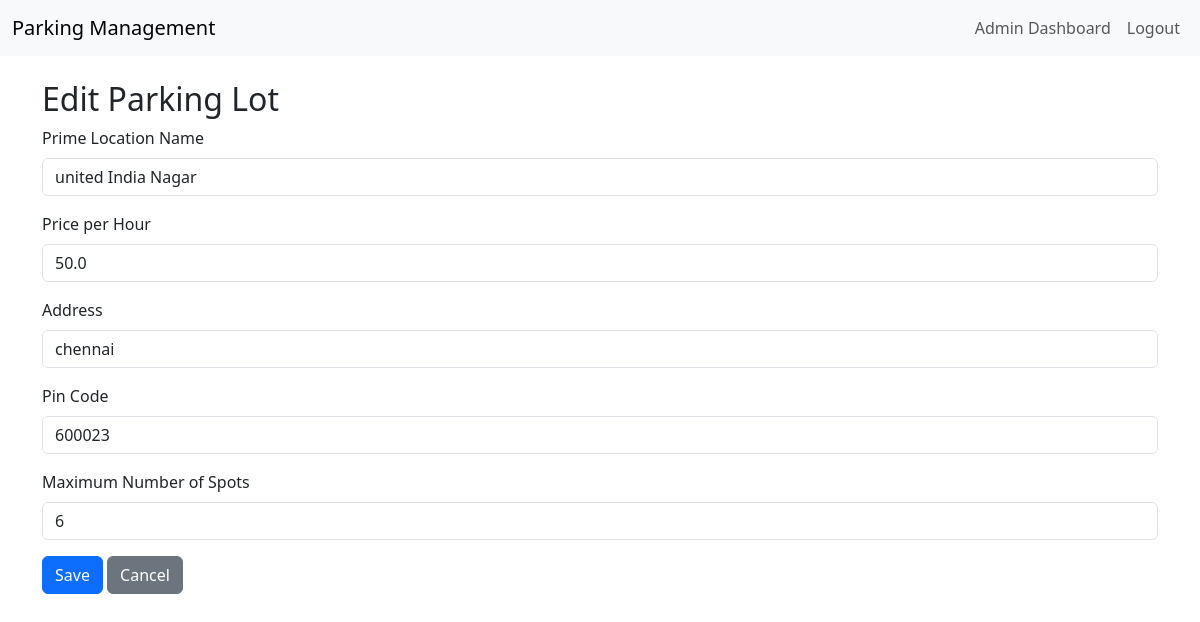
Page /admin/edit_lot/1 (signed in) on the committed database.
### models.py (models this page shows)
class ParkingLot(db.Model):
    id = db.Column(db.Integer, primary_key=True)
    prime_location_name = db.Column(db.String(100), nullable=False)
    price = db.Column(db.Float, nullable=False)
    address = db.Column(db.String(200), nullable=False)
    pin_code = db.Column(db.String(10), nullable=False)
    maximum_number_of_spots = db.Column(db.Integer, nullable=False)

### app.py (the view, shortened to what this page needs)
@app.route('/admin/edit_lot/<int:lot_id>', methods=['GET', 'POST'])
def edit_lot(lot_id):
    user = get_current_user()
    if not user or user.role != 'admin':
        return redirect(url_for('login'))
    lot = ParkingLot.query.get_or_404(lot_id)
    return render_template('edit_lot.html', lot=lot)

### app.py (called while the page is built)
def get_current_user():
    if 'user_id' in session:
        user = User.query.get(session['user_id'])
        print(f"Current user: {user.username if user else 'None'}")
        return user
    print("No user_id in session")
    return None

@app.context_processor
def utility_processor():
    return dict(get_current_user=get_current_user)

### templates/edit_lot.html
{% extends "base.html" %}
{% block content %}
<h2>Edit Parking Lot</h2>
<form method="POST" action="{{ url_for('edit_lot', lot_id=lot.id) }}">
    <div class="mb-3">
        <label for="name" class="form-label">Prime Location Name</label>
        <input type="text" class="form-control" id="name" name="name" value="{{ lot.prime_location_name }}" required>
    </div>
    <div class="mb-3">
        <label for="price" class="form-label">Price per Hour</label>
        <input type="number" step="0.01" class="form-control" id="price" name="price" value="{{ lot.price }}" required>
    </div>
    <div class="mb-3">
        <label for="address" class="form-label">Address</label>
        <input type="text" class="form-control" id="address" name="address" value="{{ lot.address }}" required>
    </div>
    <div class="mb-3">
        <label for="pincode" class="form-label">Pin Code</label>
        <input type="text" class="form-control" id="pincode" name="pincode" value="{{ lot.pin_code }}" required>
    </div>
    <div class="mb-3">
        <label for="max_spots" class="form-label">Maximum Number of Spots</label>
        <input type="number" class="form-control" id="max_spots" name="max_spots" value="{{ lot.maximum_number_of_spots }}" required>
    </div>
    <button type="submit" class="btn btn-primary">Save</button>
    <a href="{{ url_for('admin_dashboard') }}" class="btn btn-secondary">Cancel</a>
</form>
{% endblock %}

### rows in the picture
ParkingLot: name "united India Nagar", price "50.0", address "chennai", pincode "600023", max_spots "6"
